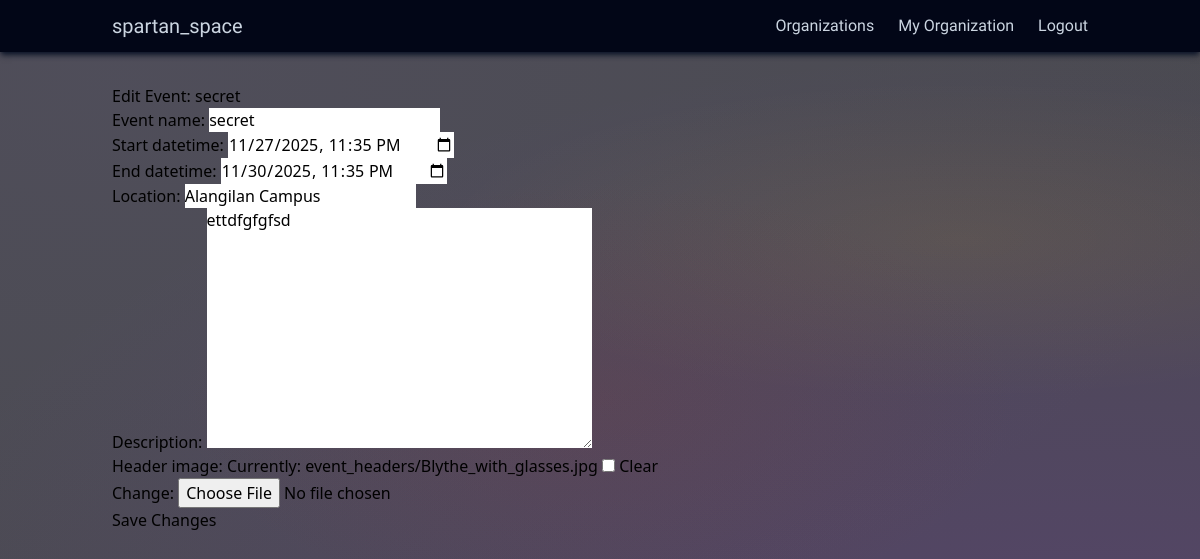
The page /user/coe/event/3/edit/ (signed in) on the database its author committed.
### user/models.py (models this page shows, shortened)
class Event(models.Model):
    organization = models.ForeignKey("Organization", on_delete=models.CASCADE, related_name="events")
    event_name = models.CharField(max_length=255)
    start_datetime = models.DateTimeField(default=timezone.now)
    end_datetime = models.DateTimeField(default=timezone.now)
    location = models.CharField(max_length=255)
    description = models.TextField(blank=True)
    header_image = models.ImageField(upload_to="event_headers/", blank=True, null=True)

### user/views.py (the view)
# urls.py: path("<str:username>/event/<int:event_id>/edit/", views.edit_event, name="edit_event"),
@login_required
def edit_event(request, username, event_id):
    event = get_object_or_404(
        Event,
        id=event_id,
        organization=request.user.organization
    )
    if request.method == "POST":
        form = EventForm(request.POST, request.FILES, instance=event)
        if form.is_valid():
            form.save()
            return redirect(
                "event_detail",
                username=event.organization.user.username,
                event_id=event.id
            )
    else:
        initial = {
            "start_datetime": event.start_datetime.astimezone(
                timezone.get_current_timezone()
            ).replace(tzinfo=None).strftime("%Y-%m-%dT%H:%M"),
            "end_datetime": event.end_datetime.astimezone(
                timezone.get_current_timezone()
            ).replace(tzinfo=None).strftime("%Y-%m-%dT%H:%M"),
        }
        form = EventForm(instance=event, initial=initial)
    return render(request, "edit_event.html", {
        "form": form,
        "event": event
    })

### user/forms.py (shortened to what this page needs)
class EventForm(forms.ModelForm):
    class Meta:
        model = Event
        fields = [
            "event_name",
            "start_datetime",
            "end_datetime",
            "location",
            "description",
            "header_image",
        ]
        widgets = {
            "start_datetime": forms.DateTimeInput(attrs={"type": "datetime-local"}),
            "end_datetime": forms.DateTimeInput(attrs={"type": "datetime-local"}),
        }

### user/templates/edit_event.html (shortened to what this page needs)
{% extends "base.html" %}
{% block content %}
<h2>Edit Event: {{ event.event_name }}</h2>
<form method="POST" enctype="multipart/form-data">
    {{ form.as_p }}
    <button type="submit">Save Changes</button>
</form>
{% endblock %}

### main/static/css/styles.css (style rules this page uses)
html, :host { line-height: 1.5; -webkit-text-size-adjust: 100%; -moz-tab-size: 4; -o-tab-size: 4; tab-size: 4; font-family: ui-sans-serif, system-ui, sans-serif, "Apple Color Emoji", "Segoe UI Emoji", "Segoe UI Symbol", "Noto Color Emoji"; font-feature-settings: normal; font-variation-settings: normal; -webkit-tap-highlight-color: transparent; }
body { margin: 0; line-height: inherit; }
h1, h2, h3, h4, h5, h6 { font-size: inherit; font-weight: inherit; }
a { color: inherit; text-decoration: inherit; }
button, input, optgroup, select, textarea { font-family: inherit; font-feature-settings: inherit; font-variation-settings: inherit; font-size: 100%; font-weight: inherit; line-height: inherit; letter-spacing: inherit; color: inherit; margin: 0; padding: 0; }
button, select { text-transform: none; }
button, input:where([type='button']), input:where([type='reset']), input:where([type='submit']) { -webkit-appearance: button; background-color: transparent; background-image: none; }
blockquote, dl, dd, h1, h2, h3, h4, h5, h6, hr, figure, p, pre { margin: 0; }
textarea { resize: vertical; }
input::placeholder, textarea::placeholder { opacity: 1; color: #9ca3af; }
button, [role="button"] { cursor: pointer; }
.northern-aurora { position: relative; min-height: 100vh; width: 100%; --tw-bg-opacity: 1; background-color: rgb(0 0 0 / var(--tw-bg-opacity, 1)); background: radial-gradient(ellipse 70% 55% at 50% 50%, rgba(140, 50, 50, 0.15), transparent 50%), radial-gradient(ellipse 160% 130% at 10% 10%, rgba(117, 104, 161, 0.12), transparent 60%), radial-gradient(ellipse 160% 130% at 90% 90%, rgba(138, 43, 226, 0.18), transparent 65%), radial-gradient(ellipse 110% 50% at 80% 30%, rgba(255, 215, 0, 0.08), transparent 40%), #4a4a50; }

### rows shown on the page
Event: event_name "secret", start_datetime "11/27/2025 23:35", end_datetime "11/30/2025 23:35", location "Alangilan Campus", description "ettdfgfgfsd"
